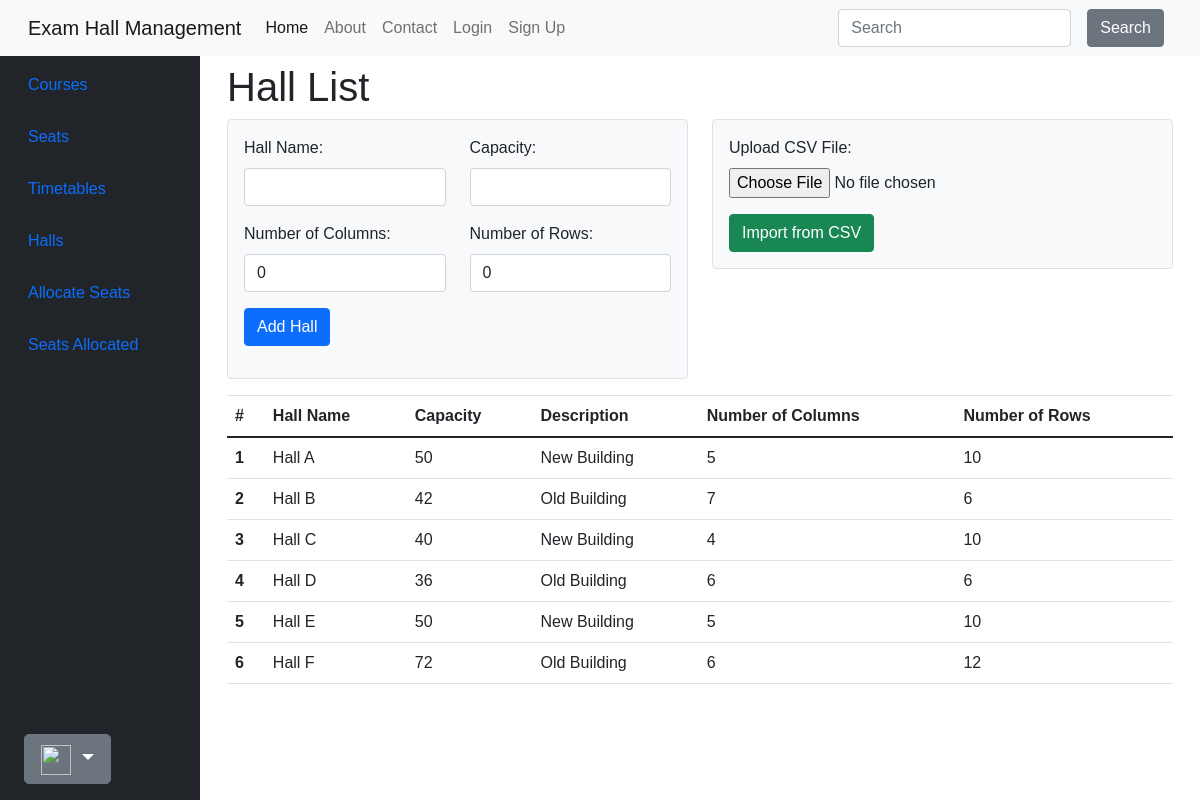
Screenshot of /main/halls/ with the database file from the repository.
### main/models.py (models this page shows, shortened)
class Hall(models.Model):
    invigilators = models.ManyToManyField('accounts.Invigilator', related_name='halls', blank=True)
    name = models.CharField(max_length=100)
    capacity = models.PositiveIntegerField()
    description = models.CharField(max_length=256)
    courses = models.ManyToManyField('Course')
    num_columns = models.PositiveIntegerField(default=0)
    num_rows = models.PositiveIntegerField(default=0)

### main/views.py (the view, shortened to what this page needs)
# urls.py: path('halls/', HallCreateView.as_view(), name='halls'),
class HallCreateView(View):
    template_name = 'main/halls.html'
    def get(self, request, *args, **kwargs):
        halls = Hall.objects.all()
        form = HallForm()
        return render(request, self.template_name, {'halls': halls, 'form': form})

### main/forms.py
class HallForm(forms.ModelForm):
    invigilators = forms.ModelMultipleChoiceField(
        queryset=CustomUser.objects.all(),
        widget=forms.CheckboxSelectMultiple,
        required=False
    )
    class Meta:
        model = Hall
        fields = ['name', 'capacity', 'description', 'courses',
                  'num_columns', 'num_rows', 'invigilators']
    def __init__(self, *args, **kwargs):
        super(HallForm, self).__init__(*args, **kwargs)
        self.fields['name'].label = 'Hall Name'

### main/templates/main/halls.html (shortened to what this page needs)
{% extends 'main/base.html' %}
{% load widget_tweaks %}
{% block content %}
    <h1>Hall List</h1>
    <div class="row mb-3">
        <div class="col-md-6">
            <div class="form-container bg-light p-3 rounded border">
                <form method="post" enctype="multipart/form-data">
                    <div class="form-group row">
                        <div class="col-md-6">
                            <label for="{{ form.name.id_for_label }}">Hall Name:</label>
                            {{ form.name|add_class:"form-control" }}
                        </div>
                        <div class="col-md-6">
                            <label for="{{ form.capacity.id_for_label }}">Capacity:</label>
                            {{ form.capacity|add_class:"form-control" }}
                        </div>
                        <div class="col-md-6 mt-3">
                            <label for="{{ form.num_columns.id_for_label }}">Number of Columns:</label>
                            {{ form.num_columns|add_class:"form-control" }}
                        </div>
                        <div class="col-md-6 mt-3">
                            <label for="{{ form.num_rows.id_for_label }}">Number of Rows:</label>
                            {{ form.num_rows|add_class:"form-control" }}
                        </div>
                        <div class="col-md-12 mt-3">
                            <button type="submit" class="btn btn-primary">Add Hall</button>
                        </div>
                    </div>
                </form>
            </div>
        </div>
        <div class="col-md-6">
            <div class="form-container bg-light p-3 rounded border">
                <form method="post" enctype="multipart/form-data">
                    <div class="form-group">
                        <label for="csv_file">Upload CSV File:</label>
                        <input class="form-control-file" type="file" name="csv_file" required>
                    </div>
                    <div class="mt-3">
                        <button type="submit" class="btn btn-success">Import from CSV</button>
                    </div>
                </form>
            </div>
        </div>
    </div>
    <table class="table">
        <thead>
            <tr>
                <th scope="col">#</th>
                <th scope="col">Hall Name</th>
                <th scope="col">Capacity</th>
                <th scope="col">Description</th>
                <th scope="col">Number of Columns</th>
                <th scope="col">Number of Rows</th>
            </tr>
        </thead>
        <tbody>
            {% for hall in halls %}
                <tr>
                    <th scope="row">{{ forloop.counter }}</th>
                    <td>{{ hall.name }}</td>
                    <td>{{ hall.capacity }}</td>
                    <td>{{ hall.description }}</td>
                    <td>{{ hall.num_columns }}</td>
                    <td>{{ hall.num_rows }}</td>
                </tr>
            {% endfor %}
        </tbody>
    </table>
{% endblock %}

### rows the page displays
Hall: name "Hall A", capacity "50", description "New Building", num_columns "5", num_rows "10"
Hall: name "Hall B", capacity "42", description "Old Building", num_columns "7", num_rows "6"
Hall: name "Hall C", capacity "40", description "New Building", num_columns "4", num_rows "10"
Hall: name "Hall D", capacity "36", description "Old Building", num_columns "6", num_rows "6"
Hall: name "Hall E", capacity "50", description "New Building", num_columns "5", num_rows "10"
Hall: name "Hall F", capacity "72", description "Old Building", num_columns "6", num_rows "12"
